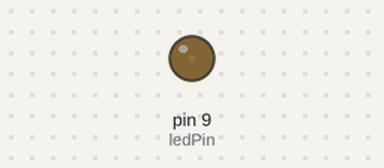
The sketch below on a simulated Arduino Uno, built with avr-gcc and run on an emulated ATmega328P. Parts: output pins drawn as LEDs (lit = HIGH).

Above: at 0.05 s.
At 0.95 s:
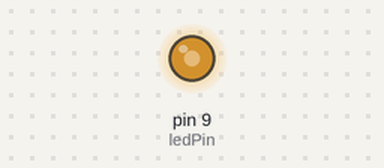
At 1.4 s:
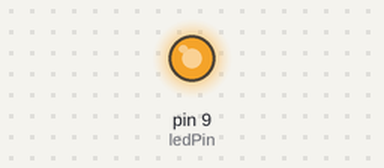
At 2.75 s:
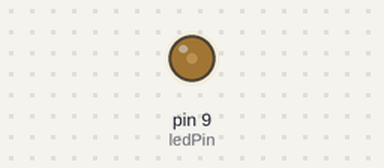
Timing chart, 0 to 7.0 s (numbered marks = the images above):
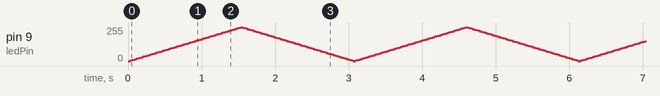

The sketch:

02_LED_ON_OFF_analog_write.ino
```cpp
#include "Arduino.h"

int brightness = 0;    // how bright the LED is
int fadeAmount = 5;    // how many points to fade the LED by
int ledPin = 9; // led pin

void setup() {
  pinMode(ledPin, OUTPUT);
}

void loop() {
  analogWrite(ledPin, brightness);
  brightness = brightness + fadeAmount;

  if (brightness <= 0 || brightness >= 255) {
    fadeAmount = -fadeAmount;
  }
  // wait for 30 milliseconds to see the dimming effect
  delay(30);
}
```

sloeber.ino.cpp
```cpp
#ifdef __IN_ECLIPSE__
//This is a automatic generated file
//Please do not modify this file
//If you touch this file your change will be overwritten during the next build
//This file has been generated on 2018-03-31 11:00:43

#include "Arduino.h"
#include "Arduino.h"

void setup() ;
void loop() ;

#include "02_LED_ON_OFF_analog_write.ino"


#endif
```
